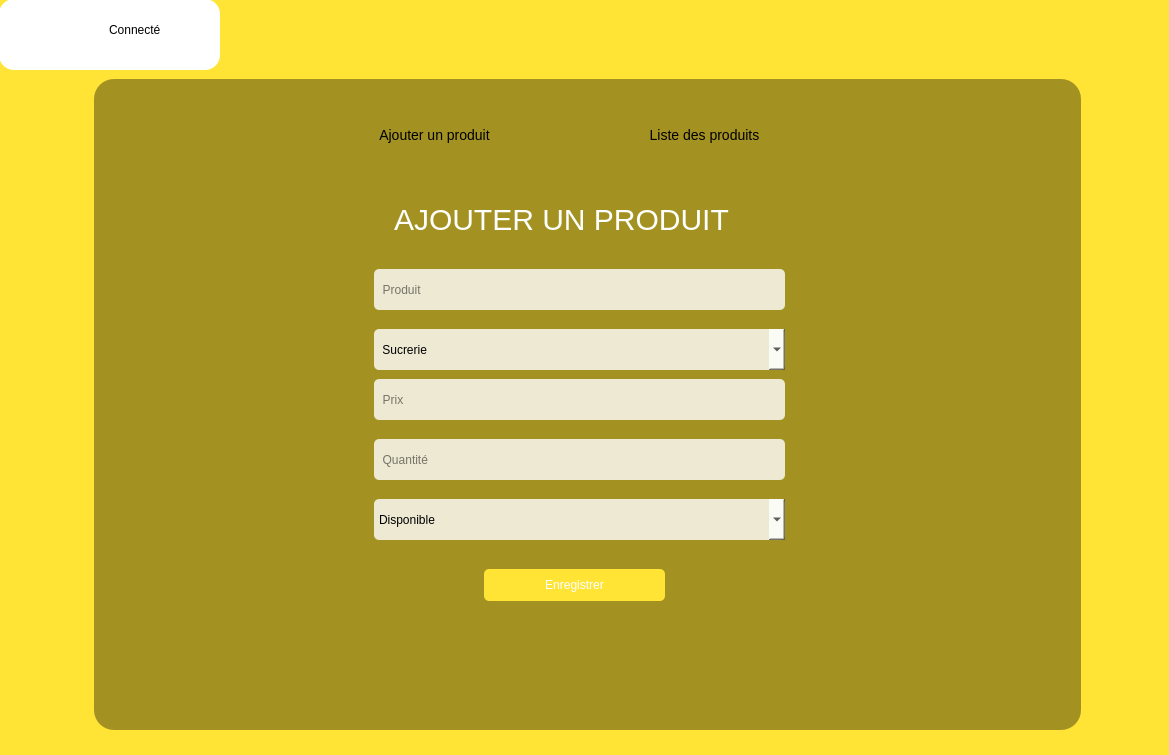
<?xml version="1.0" encoding="UTF-8"?>
<ui version="4.0">
 <class>UI_Product</class>
 <widget class="QMainWindow" name="UI_Product">
  <property name="geometry">
   <rect>
    <x>0</x>
    <y>0</y>
    <width>1169</width>
    <height>755</height>
   </rect>
  </property>
  <property name="windowTitle">
   <string>MainWindow</string>
  </property>
  <widget class="QWidget" name="centralwidget">
   <widget class="QFrame" name="frame">
    <property name="geometry">
     <rect>
      <x>-1</x>
      <y>-1</y>
      <width>1281</width>
      <height>801</height>
     </rect>
    </property>
    <property name="styleSheet">
     <string notr="true">background-color: rgb(255,228,54)</string>
    </property>
    <property name="frameShape">
     <enum>QFrame::StyledPanel</enum>
    </property>
    <property name="frameShadow">
     <enum>QFrame::Raised</enum>
    </property>
    <widget class="QStackedWidget" name="product_page">
     <property name="geometry">
      <rect>
       <x>95</x>
       <y>80</y>
       <width>987</width>
       <height>651</height>
      </rect>
     </property>
     <property name="styleSheet">
      <string notr="true">background-color:rgba(0,0,0,0.2);
border-radius:20px;
</string>
     </property>
     <property name="frameShape">
      <enum>QFrame::StyledPanel</enum>
     </property>
     <property name="frameShadow">
      <enum>QFrame::Raised</enum>
     </property>
     <property name="currentIndex">
      <number>0</number>
     </property>
     <widget class="QWidget" name="ajout_produit">
      <property name="styleSheet">
       <string notr="true">background-color:rgba(0,0,0,0.2);
border-radius:20px;
</string>
      </property>
      <widget class="QPushButton" name="enregistrer">
       <property name="geometry">
        <rect>
         <x>390</x>
         <y>490</y>
         <width>181</width>
         <height>32</height>
        </rect>
       </property>
       <property name="styleSheet">
        <string notr="true">QPushButton{
background-color:#FFE436;
border-top-left-radius:20px;
border-bottom-left-radius:20px;
color:rgb(255,255,255);
font:77 21pt &quot;metropolis&quot;;
border-radius:5px


}
QPushButton:hover{
background-color:white;
border-radius:5px;
color:rgb(0,0,0);
font:77 21pt &quot;metropolis&quot;;


}
</string>
       </property>
       <property name="text">
        <string>Enregistrer</string>
       </property>
      </widget>
      <widget class="QPushButton" name="list_product_ajout_btn">
       <property name="geometry">
        <rect>
         <x>500</x>
         <y>30</y>
         <width>221</width>
         <height>51</height>
        </rect>
       </property>
       <property name="styleSheet">
        <string notr="true">QPushButton{
background-color:rgb(255,255,255) !important;
border-radius:5px;

color:rgb(0,0,0);
font:77 10pt &quot;metropolis&quot;;
font-size:14px;
background-color:none;

}
QPushButton:hover{
background-color:white;
border-radius:5px;
color:rgb(0,0,0);
font:77 10pt &quot;metropolis&quot;;

}
</string>
       </property>
       <property name="text">
        <string>Liste des produits</string>
       </property>
       <property name="icon">
        <iconset resource="../ressource.qrc">
         <normaloff>:/images/images/stock-removebg-preview.png</normaloff>:/images/images/stock-removebg-preview.png</iconset>
       </property>
       <property name="iconSize">
        <size>
         <width>50</width>
         <height>50</height>
        </size>
       </property>
      </widget>
      <widget class="QPushButton" name="ajout_product_btn">
       <property name="geometry">
        <rect>
         <x>230</x>
         <y>30</y>
         <width>221</width>
         <height>51</height>
        </rect>
       </property>
       <property name="styleSheet">
        <string notr="true">QPushButton{
	background-color: rgb(255, 255, 255);
background-color:#fff;
border-radius:5px;

color:rgb(0,0,0);
font:77 10pt &quot;metropolis&quot;;
font-size:14px;
background-color:none;

}
QPushButton:hover{
background-color:white;
border-radius:5px;
color:rgb(0,0,0);
font:77 10pt &quot;metropolis&quot;;

}


</string>
       </property>
       <property name="text">
        <string>Ajouter un produit</string>
       </property>
       <property name="icon">
        <iconset resource="../ressource.qrc">
         <normaloff>:/images/images/ajouter_ventes-removebg-preview.png</normaloff>:/images/images/ajouter_ventes-removebg-preview.png</iconset>
       </property>
       <property name="iconSize">
        <size>
         <width>50</width>
         <height>50</height>
        </size>
       </property>
      </widget>
      <widget class="QLineEdit" name="quantiter_field">
       <property name="geometry">
        <rect>
         <x>280</x>
         <y>360</y>
         <width>411</width>
         <height>41</height>
        </rect>
       </property>
       <property name="styleSheet">
        <string notr="true">border-radius:5px;
color:black;
background-color:rgba(255,255,255,0.8)

</string>
       </property>
       <property name="placeholderText">
        <string>  Quantité</string>
       </property>
      </widget>
      <widget class="QLabel" name="label_13">
       <property name="geometry">
        <rect>
         <x>300</x>
         <y>120</y>
         <width>381</width>
         <height>41</height>
        </rect>
       </property>
       <property name="styleSheet">
        <string notr="true">background-color:none;
border:none;
font:90 30pt &quot;metropolis&quot;;
font-size:30px;
color:white</string>
       </property>
       <property name="text">
        <string>AJOUTER UN PRODUIT</string>
       </property>
      </widget>
      <widget class="QLineEdit" name="prix_field">
       <property name="geometry">
        <rect>
         <x>280</x>
         <y>300</y>
         <width>411</width>
         <height>41</height>
        </rect>
       </property>
       <property name="styleSheet">
        <string notr="true">border-radius:5px;
color:black;
background-color:rgba(255,255,255,0.8)

</string>
       </property>
       <property name="placeholderText">
        <string>  Prix</string>
       </property>
      </widget>
      <widget class="QLineEdit" name="product_field">
       <property name="geometry">
        <rect>
         <x>280</x>
         <y>190</y>
         <width>411</width>
         <height>41</height>
        </rect>
       </property>
       <property name="styleSheet">
        <string notr="true">border-radius:5px;
color:black;
background-color:rgba(255,255,255,0.8)

</string>
       </property>
       <property name="placeholderText">
        <string>  Produit</string>
       </property>
      </widget>
      <widget class="QComboBox" name="categorie_combo">
       <property name="geometry">
        <rect>
         <x>280</x>
         <y>250</y>
         <width>411</width>
         <height>41</height>
        </rect>
       </property>
       <property name="styleSheet">
        <string notr="true">border-radius:5px;
color:black;
background-color:rgba(255,255,255,0.8)

</string>
       </property>
       <item>
        <property name="text">
         <string> Sucrerie</string>
        </property>
       </item>
      </widget>
      <widget class="QComboBox" name="eta_combo">
       <property name="geometry">
        <rect>
         <x>280</x>
         <y>420</y>
         <width>411</width>
         <height>41</height>
        </rect>
       </property>
       <property name="styleSheet">
        <string notr="true">border-radius:5px;
color:black;
background-color:rgba(255,255,255,0.8)

</string>
       </property>
       <item>
        <property name="text">
         <string>Disponible</string>
        </property>
       </item>
      </widget>
     </widget>
     <widget class="QWidget" name="list_produit">
      <property name="styleSheet">
       <string notr="true">background-color:rgba(0,0,0,0.2);
border-radius:20px;
</string>
      </property>
      <widget class="QPushButton" name="ajouts_product_list_btn">
       <property name="geometry">
        <rect>
         <x>220</x>
         <y>30</y>
         <width>221</width>
         <height>51</height>
        </rect>
       </property>
       <property name="styleSheet">
        <string notr="true">QPushButton{
background-color:rgb(255,255,255);
border-radius:5px;

color:rgb(0,0,0);
font:77 10pt &quot;metropolis&quot;;
font-size:14px;
background-color:none;

}
QPushButton:hover{
background-color:white;
border-radius:5px;
color:rgb(0,0,0);
font:77 10pt &quot;metropolis&quot;;

}


</string>
       </property>
       <property name="text">
        <string>Ajouter un produit</string>
       </property>
       <property name="icon">
        <iconset resource="../ressource.qrc">
         <normaloff>:/images/images/ajouter_ventes-removebg-preview.png</normaloff>:/images/images/ajouter_ventes-removebg-preview.png</iconset>
       </property>
       <property name="iconSize">
        <size>
         <width>50</width>
         <height>50</height>
        </size>
       </property>
      </widget>
      <widget class="QPushButton" name="list_produit_btn">
       <property name="geometry">
        <rect>
         <x>490</x>
         <y>30</y>
         <width>221</width>
         <height>51</height>
        </rect>
       </property>
       <property name="styleSheet">
        <string notr="true">QPushButton{
background-color: white;
border-radius:5px;

color:rgb(0,0,0);
font:77 10pt &quot;metropolis&quot;;
font-size:14px;
background-color:none;

}
QPushButton:hover{
background-color:white;
border-radius:5px;
color:rgb(0,0,0);
font:77 10pt &quot;metropolis&quot;;

}
</string>
       </property>
       <property name="text">
        <string>Liste des produits</string>
       </property>
       <property name="icon">
        <iconset resource="../ressource.qrc">
         <normaloff>:/images/images/stock-removebg-preview.png</normaloff>:/images/images/stock-removebg-preview.png</iconset>
       </property>
       <property name="iconSize">
        <size>
         <width>50</width>
         <height>50</height>
        </size>
       </property>
      </widget>
      <widget class="QLabel" name="label_14">
       <property name="geometry">
        <rect>
         <x>290</x>
         <y>120</y>
         <width>381</width>
         <height>41</height>
        </rect>
       </property>
       <property name="styleSheet">
        <string notr="true">background-color:none;
border:none;
font:90 30pt &quot;metropolis&quot;;
font-size:30px;
color:white</string>
       </property>
       <property name="text">
        <string>AJOUTER UN PRODUIT</string>
       </property>
      </widget>
      <widget class="QTableWidget" name="product_table">
       <property name="geometry">
        <rect>
         <x>40</x>
         <y>220</y>
         <width>913</width>
         <height>411</height>
        </rect>
       </property>
       <column>
        <property name="text">
         <string>ID</string>
        </property>
        <property name="background">
         <color>
          <red>255</red>
          <green>255</green>
          <blue>255</blue>
         </color>
        </property>
       </column>
       <column>
        <property name="text">
         <string>Produit</string>
        </property>
        <property name="background">
         <color>
          <red>255</red>
          <green>255</green>
          <blue>255</blue>
         </color>
        </property>
       </column>
       <column>
        <property name="text">
         <string>Categorie</string>
        </property>
        <property name="background">
         <color>
          <red>255</red>
          <green>255</green>
          <blue>255</blue>
         </color>
        </property>
       </column>
       <column>
        <property name="text">
         <string>Qantiter</string>
        </property>
        <property name="background">
         <color>
          <red>255</red>
          <green>255</green>
          <blue>255</blue>
         </color>
        </property>
       </column>
       <column>
        <property name="text">
         <string>PU</string>
        </property>
        <property name="background">
         <color>
          <red>255</red>
          <green>255</green>
          <blue>255</blue>
         </color>
        </property>
       </column>
       <column>
        <property name="text">
         <string>Montant</string>
        </property>
        <property name="background">
         <color>
          <red>255</red>
          <green>255</green>
          <blue>255</blue>
         </color>
        </property>
       </column>
      </widget>
      <widget class="QLineEdit" name="search">
       <property name="geometry">
        <rect>
         <x>660</x>
         <y>170</y>
         <width>271</width>
         <height>41</height>
        </rect>
       </property>
       <property name="styleSheet">
        <string notr="true">font-size: 18px;
border-radius:5px;
background-color: #fff;</string>
       </property>
       <property name="cursorPosition">
        <number>0</number>
       </property>
       <property name="placeholderText">
        <string>       RECHERCHE</string>
       </property>
      </widget>
     </widget>
    </widget>
    <widget class="QWidget" name="widget_9" native="true">
     <property name="geometry">
      <rect>
       <x>0</x>
       <y>0</y>
       <width>221</width>
       <height>71</height>
      </rect>
     </property>
     <property name="styleSheet">
      <string notr="true">background-color:white;
border:none;
border-radius:15px
</string>
     </property>
     <widget class="QLabel" name="label_32">
      <property name="geometry">
       <rect>
        <x>110</x>
        <y>10</y>
        <width>101</width>
        <height>41</height>
       </rect>
      </property>
      <property name="styleSheet">
       <string notr="true">border:none;
font:90 18pt &quot;metropolis&quot;;</string>
      </property>
      <property name="text">
       <string>Connecté</string>
      </property>
     </widget>
     <widget class="QPushButton" name="pushButton_12">
      <property name="geometry">
       <rect>
        <x>10</x>
        <y>0</y>
        <width>111</width>
        <height>61</height>
       </rect>
      </property>
      <property name="styleSheet">
       <string notr="true">QPushButton{
background-color:none;
border-top-left-radius:20px;
border-bottom-left-radius:20px;
color:rgb(0,0,0);
font:77 10pt &quot;metropolis&quot;;
font-size:14px;

}
QPushButton:hover{
background-color:white;
border-top-left-radius:20px;
border-bottom-left-radius:20px;
color:rgb(0,0,0);
font:77 10pt &quot;metropolis&quot;;
font-size:13px;

}


</string>
      </property>
      <property name="text">
       <string/>
      </property>
      <property name="icon">
       <iconset resource="../ressource.qrc">
        <normaloff>:/images/images/compte-removebg-preview.png</normaloff>:/images/images/compte-removebg-preview.png</iconset>
      </property>
      <property name="iconSize">
       <size>
        <width>120</width>
        <height>110</height>
       </size>
      </property>
     </widget>
    </widget>
   </widget>
  </widget>
 </widget>
 <resources>
  <include location="../ressource.qrc"/>
 </resources>
 <connections/>
</ui>
